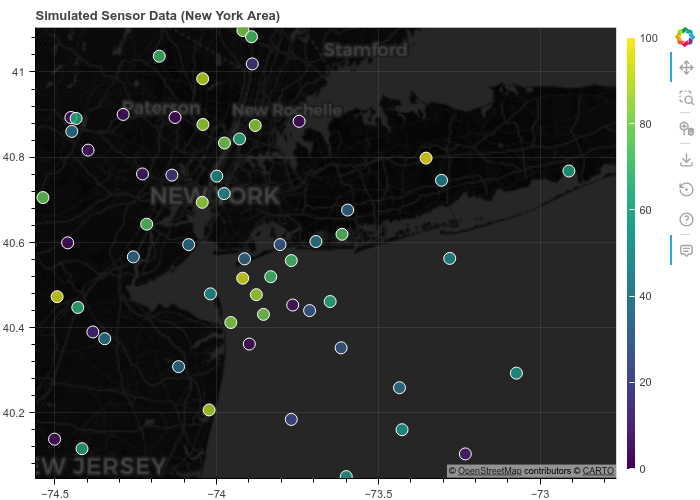

Write Python code to recreate this figure.
from bokeh.plotting import figure, show
from bokeh.models import ColumnDataSource, HoverTool,Spacer
from bokeh.layouts import column, row
import xyzservices.providers as xyz
import numpy as np
import bokeh_rocks as br
# Helper function to convert lat/lon to Web Mercator
def lat_lon_to_mercator(lat, lon):
    """Convert latitude/longitude to Web Mercator coordinates"""
    r_major = 6378137.000
    x = r_major * np.radians(lon)
    scale = x / lon
    y = 180.0 / np.pi * np.log(np.tan(np.pi / 4.0 + lat * (np.pi / 180.0) / 2.0)) * scale
    return x, y

np.random.seed(42)
n_points = 100
base_lat, base_lon = 40.7128, -74.0060
lat_rand = base_lat + np.random.randn(n_points) * 0.5
lon_rand = base_lon + np.random.randn(n_points) * 0.5
values = np.random.uniform(0, 100, n_points)

x_rand, y_rand = lat_lon_to_mercator(lat_rand, lon_rand)

source_rand = ColumnDataSource(data=dict(
    x=x_rand,
    y=y_rand,
    values=values,
    lat = lat_rand,
    lon = lon_rand
))

from bokeh.transform import linear_cmap
from bokeh.models import ColorBar, LinearColorMapper

mapper = LinearColorMapper(palette="Viridis256", low=0, high=100)

p4 = figure(x_range=(-8300000, -8100000), y_range=(4900000, 5000000),
           x_axis_type="mercator", y_axis_type="mercator", 
           width=700, height=500,
           title="Simulated Sensor Data (New York Area)")
p4.add_tile(xyz.CartoDB.DarkMatter)

scatter = p4.scatter('x', 'y', source=source_rand, size=12, 
          fill_color={'field': 'values', 'transform': mapper},
          fill_alpha=0.8, line_color='white', line_width=1)

color_bar = ColorBar(color_mapper=mapper, width=8, location=(0,0))
p4.add_layout(color_bar, 'right')


p4.grid.grid_line_color = 'grey'
p4.grid.grid_line_alpha = 0.2

p4.add_tools(HoverTool(tooltips=[

    ("lat", "@lat"),
    ("lon", "@lon"),
    ("value", "@values"),
])) 

show(p4)
br.save_plot(p4, "output/tiles_03")
